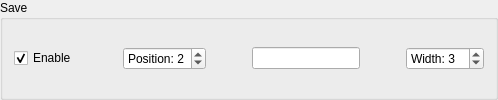
             <widget class="QGroupBox" name="groupButtonSave">
              <property name="toolTip">
               <string>Save file to usual path</string>
              </property>
              <property name="title">
               <string>Save</string>
              </property>
              <layout class="QHBoxLayout" name="horizontalLayout_7">
               <item>
                <widget class="QCheckBox" name="checkButtonSave">
                 <property name="sizePolicy">
                  <sizepolicy hsizetype="Maximum" vsizetype="Fixed">
                   <horstretch>0</horstretch>
                   <verstretch>0</verstretch>
                  </sizepolicy>
                 </property>
                 <property name="toolTip">
                  <string>Partial checks are stored in collapsable drawer</string>
                 </property>
                 <property name="text">
                  <string>Enable</string>
                 </property>
                 <property name="checked">
                  <bool>true</bool>
                 </property>
                 <property name="tristate">
                  <bool>true</bool>
                 </property>
                </widget>
               </item>
               <item>
                <spacer name="horizontalSpacer_6">
                 <property name="orientation">
                  <enum>Qt::Horizontal</enum>
                 </property>
                 <property name="sizeHint" stdset="0">
                  <size>
                   <width>40</width>
                   <height>20</height>
                  </size>
                 </property>
                </spacer>
               </item>
               <item>
                <widget class="QSpinBox" name="spinButtonSavePosition">
                 <property name="sizePolicy">
                  <sizepolicy hsizetype="Preferred" vsizetype="Fixed">
                   <horstretch>0</horstretch>
                   <verstretch>0</verstretch>
                  </sizepolicy>
                 </property>
                 <property name="toolTip">
                  <string>Ascending from left to right</string>
                 </property>
                 <property name="correctionMode">
                  <enum>QAbstractSpinBox::CorrectToNearestValue</enum>
                 </property>
                 <property name="suffix">
                  <string/>
                 </property>
                 <property name="prefix">
                  <string>Position: </string>
                 </property>
                 <property name="maximum">
                  <number>9</number>
                 </property>
                 <property name="value">
                  <number>2</number>
                 </property>
                </widget>
               </item>
               <item>
                <spacer name="horizontalSpacer_15">
                 <property name="orientation">
                  <enum>Qt::Horizontal</enum>
                 </property>
                 <property name="sizeHint" stdset="0">
                  <size>
                   <width>40</width>
                   <height>20</height>
                  </size>
                 </property>
                </spacer>
               </item>
               <item>
                <widget class="QLineEdit" name="lineButtonSave">
                 <property name="sizePolicy">
                  <sizepolicy hsizetype="Preferred" vsizetype="Fixed">
                   <horstretch>0</horstretch>
                   <verstretch>0</verstretch>
                  </sizepolicy>
                 </property>
                 <property name="toolTip">
                  <string>Button display text</string>
                 </property>
                 <property name="text">
                  <string/>
                 </property>
                 <property name="cursorPosition">
                  <number>0</number>
                 </property>
                </widget>
               </item>
               <item>
                <spacer name="horizontalSpacer_25">
                 <property name="orientation">
                  <enum>Qt::Horizontal</enum>
                 </property>
                 <property name="sizeHint" stdset="0">
                  <size>
                   <width>40</width>
                   <height>20</height>
                  </size>
                 </property>
                </spacer>
               </item>
               <item>
                <widget class="QSpinBox" name="spinButtonSaveWidth">
                 <property name="toolTip">
                  <string>Smaller numbers make for smaller buttons</string>
                 </property>
                 <property name="prefix">
                  <string>Width: </string>
                 </property>
                 <property name="minimum">
                  <number>1</number>
                 </property>
                 <property name="maximum">
                  <number>10</number>
                 </property>
                 <property name="value">
                  <number>3</number>
                 </property>
                </widget>
               </item>
              </layout>
             </widget>
